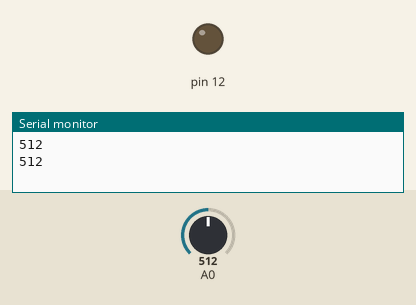
Simulated run of this sketch. Board: Arduino Uno, built with avr-gcc and run on an emulated ATmega328P. Shown: output pins drawn as LEDs (lit = HIGH), the last lines printed to the serial monitor. Inputs (shaded band) come from the test bench; at power-on: A0 = 512.

Above: at 2.8 s.
2.9 s: A0 set to 582
6.2 s: A0 set to 610
At 10.0 s:
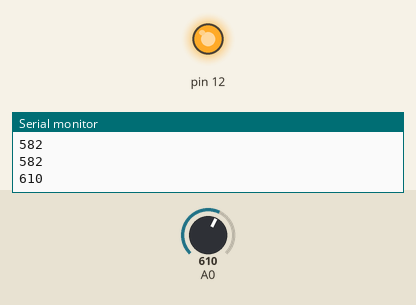
10.5 s: A0 set to 590
At 14.2 s:
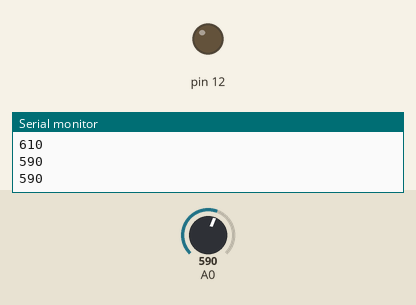
14.5 s: A0 set to 716
At 17.3 s:
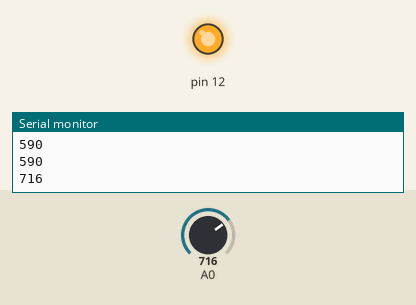
Timing chart, 0 to 18.8 s (numbered marks = the images above; inputs shaded):
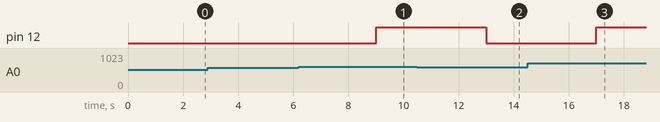

The sketch:

workshop_motor_bulb.ino
```cpp
void setup() {
  pinMode(A0,INPUT);
   pinMode(12,OUTPUT);
  Serial.begin(9600);
}

void loop() {
  int IR;
  IR=analogRead(A0);
  Serial.println(IR);
  delay(1000);
if (IR>600)
{
digitalWrite(12,HIGH);
delay(1000);
 }
 if (IR<600)
{
digitalWrite(12,LOW);
delay(1000);
 }
}
```

Measured:
- the behaviour switches between 600 and 601 on A0 (found by bisection; images 0 and 1)
- after the input at 6.2 s, pin 12: LOW → HIGH after 2.8 s
- after the input at 10.5 s, pin 12: HIGH → LOW after 2.5 s
- after the input at 14.5 s, pin 12: LOW → HIGH after 2.5 s
